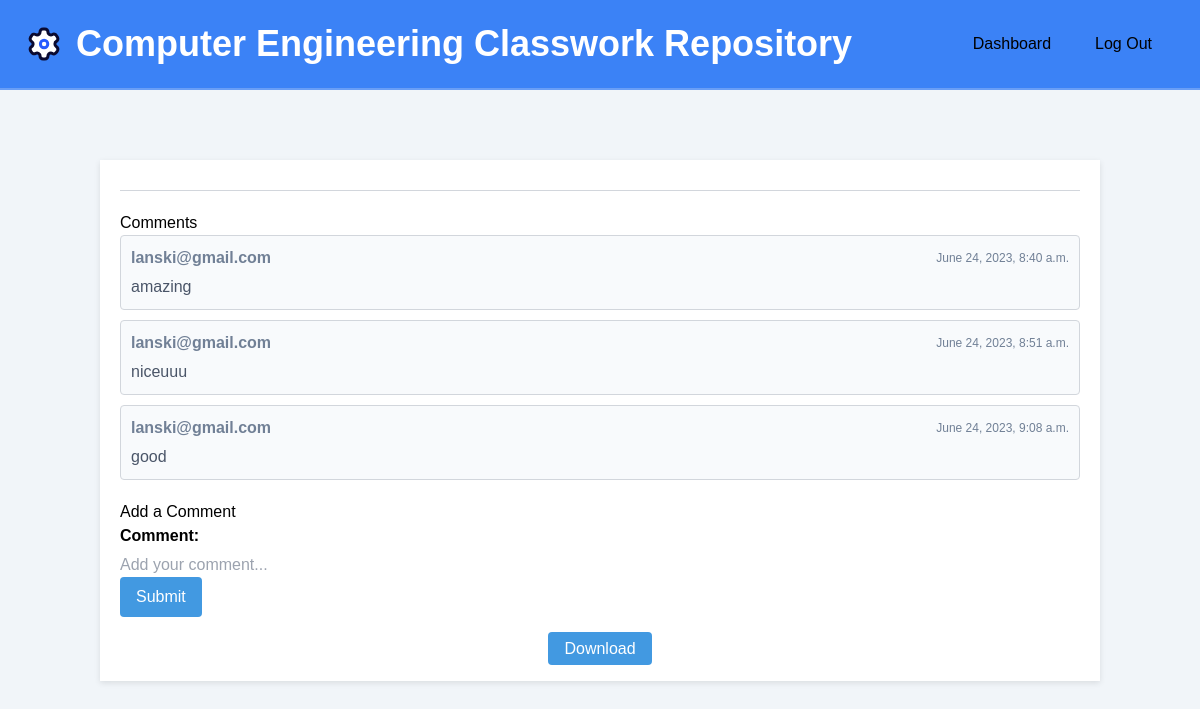
/profiles/document/11/comment_submit/ (signed in), run on the app's committed database.
### app/models.py (models this page shows, shortened)
class Comment(models.Model):
    document = models.ForeignKey(Document, on_delete=models.CASCADE, related_name='comments')
    user = models.ForeignKey(MyUser, on_delete=models.CASCADE)
    content = models.TextField()
    created_at = models.DateTimeField(auto_now_add=True)

class MyUser(AbstractBaseUser):
    name = models.CharField(max_length=100)
    username = models.CharField(default="", max_length=100)
    email = models.EmailField(
        verbose_name='email address',
        max_length=255,
        unique=True,
    )
    USER_TYPE_CHOICES = (
        ('STUDENT', 'student'),
        ('PUBLISHER', 'publisher'),
    )
    user_type = models.CharField(choices=USER_TYPE_CHOICES, max_length=64, default='student')
    bio = models.TextField(null=True)
    is_active = models.BooleanField(default=True)
    is_admin = models.BooleanField(default=False)
    objects = MyUserManager()
    USERNAME_FIELD = 'email'
    REQUIRED_FIELDS = []

### app/views.py (the view)
# urls.py: path('document/<int:document_id>/comment_submit/', views.comment_submit, name='comment_submit'),
@login_required
def comment_submit(request, document_id):
    document = get_object_or_404(Document, pk=document_id)
    if request.method == 'POST':
        form = CommentForm(request.POST)
        if form.is_valid():
            comment = form.save(commit=False)
            comment.document = document
            comment.user = request.user
            comment.save()
            return redirect('view_document', document_id=document_id)  # Redirect to the view_document page
    else:
        form = CommentForm()
    comments = document.comments.all()
    return render(request, 'view_document.html', {'document': document, 'comments': comments, 'form': form})

### app/forms.py
class CommentForm(forms.ModelForm):
    class Meta:
        model = Comment
        fields = ('content',)
    def __init__(self, *args, **kwargs):
        super(CommentForm, self).__init__(*args, **kwargs)
        self.fields['content'].widget = forms.TextInput(attrs={'placeholder': 'Add your comment...'})

### theme/templates/view_document.html (shortened to what this page needs)
{% load static %}
<!DOCTYPE html>
<html>
<head>
    <link rel="stylesheet" href="https://unpkg.com/tailwindcss@2.2.19/dist/tailwind.min.css"/>
</head>
<nav id="header" class="fixed w-full z-30 top-0 text-white bg-blue-500">
    <div class="w-full nav-container mx-auto flex flex-wrap items-center justify-between mt-4 py-2">
        <div class="flex items-center">
            <a class="text-white no-underline hover:no-underline font-bold text-2xl lg:text-4xl flex items-center" href="{% url 'home' %}">
                <span class="inline-block">Computer Engineering Classwork Repository</span>
            </a>
        </div>
        <div class="w-full flex-grow lg:flex lg:items-center lg:w-auto hidden mt-2 lg:mt-0 text-black p-4 lg:p-0 z-20" id="nav-content">
            <ul class="list-reset lg:flex justify-end flex-1 items-center">
                {% if user.is_authenticated %}
                <li class="mr-3">
                    <a class="inline-block text-black no-underline hover:text-gray-800 hover:text-underline py-2 px-4" href="{% url 'where-next' %}">Dashboard</a>
                </li>
                <li class="mr-3">
                    <a class="inline-block text-black no-underline hover:text-gray-800 hover:text-underline py-2 px-4" href="{% url 'logout' %}">Log Out</a>
                </li>
                {% else %}
                <li class="mr-3">
                    <a class="inline-block text-black no-underline hover:text-gray-800 hover:text-underline py-2 px-4" href="{% url 'login' %}">Log In</a>
                </li>
                {% endif %}
            </ul>
        </div>
    </div>
    <hr class="border-b border-gray-100 opacity-25 my-0 py-0" />
</nav>
<body>
<div class = "pt-40">
    <div class="container">
        <h1>{{ document.title }}</h1>
        <div class="comments">
            <h2>Comments</h2>
            {% for comment in comments %}
                <div class="comment">
                    <div class="info">
                        <span class="email">{{ comment.user.email }}</span>
                        <span class="date">{{ comment.created_at }}</span>
                    </div>
                    <div class="content">{{ comment.content }}</div>
                </div>
            {% empty %}
                <p class="no-comments">No comments yet.</p>
            {% endfor %}
        </div>
        <div class="add-comment-section">
            <h2>Add a Comment</h2>
            <form method="post">
                <div class="form-group">
                    <label for="{{ form.content.id_for_label }}">Comment:</label>
                    {{ form.content }}
                </div>
                <button class="btn btn-primary" type="submit">Submit</button>
            </form>
        </div>
        <div class="download-comments-container">
            <a href="{% url 'download_document' document.id %}" class="btn btn-primary">Download</a>
        </div>
    </div>
</div>
</body>
</html>

### theme/templates/view_document.html (style rules this page uses)
body { background-color: #f1f5f9; font-family: Arial, sans-serif; }
.container { max-width: 1000px; margin: 0 auto; padding: 20px; background-color: #ffffff; box-shadow: 0 2px 6px rgba(0, 0, 0, 0.1); justify-content: center; }
h1 { color: #1a202c; font-size: 24px; margin-bottom: 10px; padding-bottom: 10px; border-bottom: 1px solid #d2d6dc; }
.comments { margin-bottom: 20px; }
.comment { margin-bottom: 10px; padding: 10px; border: 1px solid #d2d6dc; border-radius: 4px; background-color: #f8fafc; }
.comment .info { display: flex; justify-content: space-between; align-items: center; margin-bottom: 5px; color: #718096; }
.comment .email { font-weight: bold; }
.comment .date { font-size: 12px; }
.comment .content { color: #4a5568; }
.add-comment-section { margin-bottom: 20px; }
.add-comment-section label { display: block; font-weight: bold; margin-bottom: 5px; }
.add-comment-section button { background-color: #4299e1; color: #ffffff; padding: 8px 16px; border: none; border-radius: 4px; cursor: pointer; }
.download-comments-container { text-align: center; margin-top: 20px; }
.download-comments-container .btn-primary { background-color: #4299e1; color: #ffffff; padding: 8px 16px; border: none; border-radius: 4px; cursor: pointer; text-decoration: none; }
.nav-container { max-width: 1500px; margin: 0 auto; padding: 20px; }
h1 { text-align: center; }

### data on the page
Comment: user.email "lanski@gmail.com", created_at "June 24, 2023, 8:40 a.m.", content "amazing"
Comment: user.email "lanski@gmail.com", created_at "June 24, 2023, 8:51 a.m.", content "niceuuu"
Comment: user.email "lanski@gmail.com", created_at "June 24, 2023, 9:08 a.m.", content "good"
